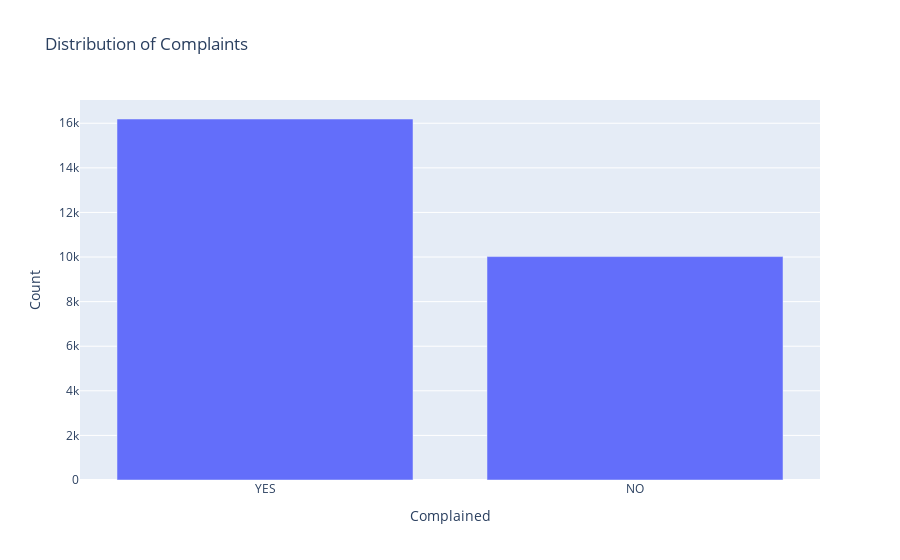

The cell this chart's notebook holds for it:
### Markdown cell above
### 2. Data Exploration

### Code cell
complained_counts = df['complained'].value_counts()

# Create the traces
trace = go.Bar(
    x=complained_counts.index,
    y=complained_counts.values
    # marker=dict(color='blue'),
)

data = [trace]

# Create the layout
layout = go.Layout(
    title='Distribution of Complaints',
    xaxis=dict(title='Complained'),
    yaxis=dict(title='Count'),
)

# Create the figure
fig = go.Figure(data=data, layout=layout)

# Show the plot
fig.show()

### Figure 1 — Plotly figure (JSON) as saved in the notebook; plotly's stock layout.template omitted (floating-point values rounded to 4 significant figures)
{"data": [{"type": "bar", "x": ["YES", "NO"], "y": [16191, 10020]}], "layout": {"title": {"text": "Distribution of Complaints"}, "xaxis": {"title": {"text": "Complained"}}, "yaxis": {"title": {"text": "Count"}}}}
